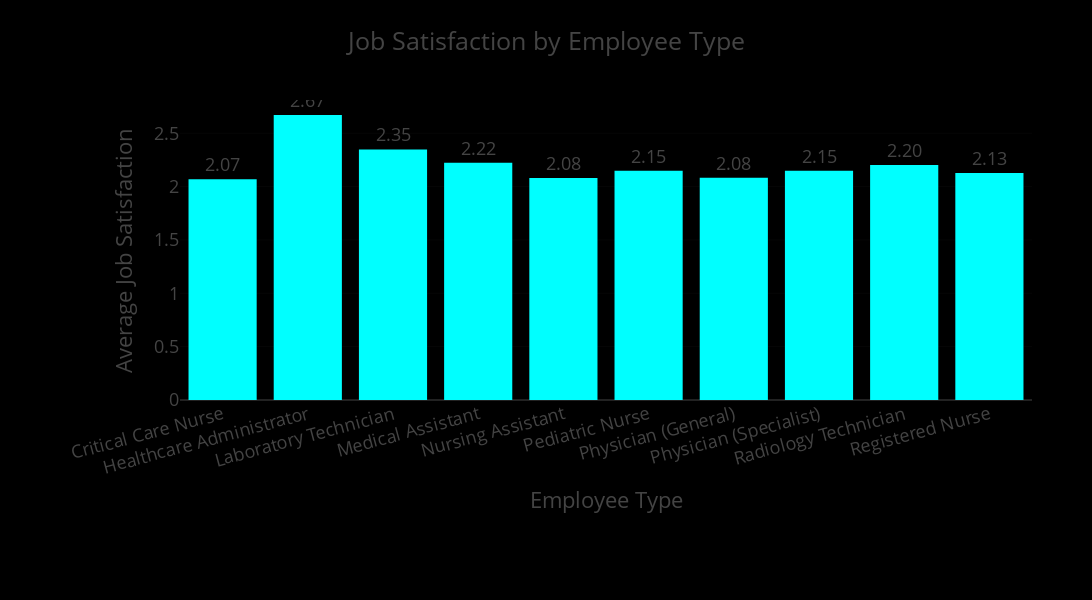

This figure's notebook cell:
### Markdown cell above
## visualization: Job Satisfaction by Employee Type
This analysis examines how job satisfaction varies across different employee types within the healthcare workforce. After reading the dataset from the processed directory, the data was grouped by the Employee Type column, and the mean job satisfaction score was calculated for each group. A bar chart was then created using Plotly Express to visualize these averages. The chart clearly displays employee types along the x-axis and their corresponding average satisfaction levels on the y-axis. Numeric labels are shown above each bar for easy interpretation, and a dark-themed layout enhances visual appeal. The chart was formatted with a horizontal margin and tilted x-axis labels to avoid overlap. This visualization helps highlight which employee categories report higher or lower levels of satisfaction, offering useful insights for workforce well-being and HR planning. The results were prepared for export to multiple formats, supporting reporting and presentation use.

### Code cell
# Define the path to the dataset
file_path = os.path.join(processed_dir, "Healthcare Workforce Mental Health Dataset.csv")

# Read the dataset
mental_health_df = pd.read_csv(file_path)

# Group by 'Employee Type' and calculate average 'Job Satisfaction'
avg_satisfaction_by_type = mental_health_df.groupby('Employee Type')['Job Satisfaction'].mean().reset_index()

# Create the bar chart
fig = px.bar(
    avg_satisfaction_by_type,
    x='Employee Type',
    y='Job Satisfaction',
    title='Job Satisfaction by Employee Type',
    labels={
        'Job Satisfaction': 'Average Job Satisfaction',
        'Employee Type': 'Employee Type'
    },
    color_discrete_sequence=['#00ffff'],
    text='Job Satisfaction'
)

# Improve layout and appearance
fig.update_traces(
    texttemplate='%{text:.2f}',
    textposition='outside'
)

fig.update_layout(
    template='presentation',
    legend_title=dict(text='Income Level'),
    xaxis_title='Employee Type',
    yaxis_title='Average Job Satisfaction',
    xaxis_tickangle=-15,
    
    width=1500,
    height=600,
    margin=dict(l=180, r=60, t=100, b=200),
    paper_bgcolor='rgb(0, 0, 0)',
    plot_bgcolor='rgb(0, 0, 0)'
)

fig.show()

# Write outputs
os.makedirs(results_dir, exist_ok=True)
fig.write_image(os.path.join(results_dir, 'Jobsatisfaction_by_employee Type.jpg'))
fig.write_image(os.path.join(results_dir, 'Jobsatisfaction_by_employee Type.png'))
fig.write_html(os.path.join(results_dir, 'Jobsatisfaction_by_employee Type.html'))

### Figure 1 — Plotly figure (JSON) as saved in the notebook; plotly's stock layout.template omitted (floating-point values rounded to 4 significant figures)
{"data": [{"hovertemplate": "Employee Type=%{x}<br>Average Job Satisfaction=%{text}<extra></extra>", "legendgroup": "", "marker": {"color": "#00ffff", "pattern": {"shape": ""}}, "name": "", "orientation": "v", "showlegend": false, "text": [2.068, 2.671, 2.347, 2.222, 2.08, 2.149, 2.083, 2.149, 2.202, 2.128], "textposition": "outside", "texttemplate": "%{text:.2f}", "type": "bar", "x": ["Critical Care Nurse", "Healthcare Administrator", "Laboratory Technician", "Medical Assistant", "Nursing Assistant", "Pediatric Nurse", "Physician (General)", "Physician (Specialist)", "Radiology Technician", "Registered Nurse"], "xaxis": "x", "y": [2.068, 2.671, 2.347, 2.222, 2.08, 2.149, 2.083, 2.149, 2.202, 2.128], "yaxis": "y"}], "layout": {"barmode": "relative", "height": 600, "legend": {"title": {"text": "Income Level"}, "tracegroupgap": 0}, "margin": {"b": 200, "l": 180, "r": 60, "t": 100}, "paper_bgcolor": "rgb(0, 0, 0)", "plot_bgcolor": "rgb(0, 0, 0)", "title": {"text": "Job Satisfaction by Employee Type"}, "width": 1500, "xaxis": {"anchor": "y", "autorange": true, "domain": [0, 1], "range": [-0.5, 9.5], "tickangle": -15, "title": {"text": "Employee Type"}, "type": "category"}, "yaxis": {"anchor": "x", "autorange": true, "domain": [0, 1], "range": [0, 2.811], "title": {"text": "Average Job Satisfaction"}, "type": "linear"}}}
